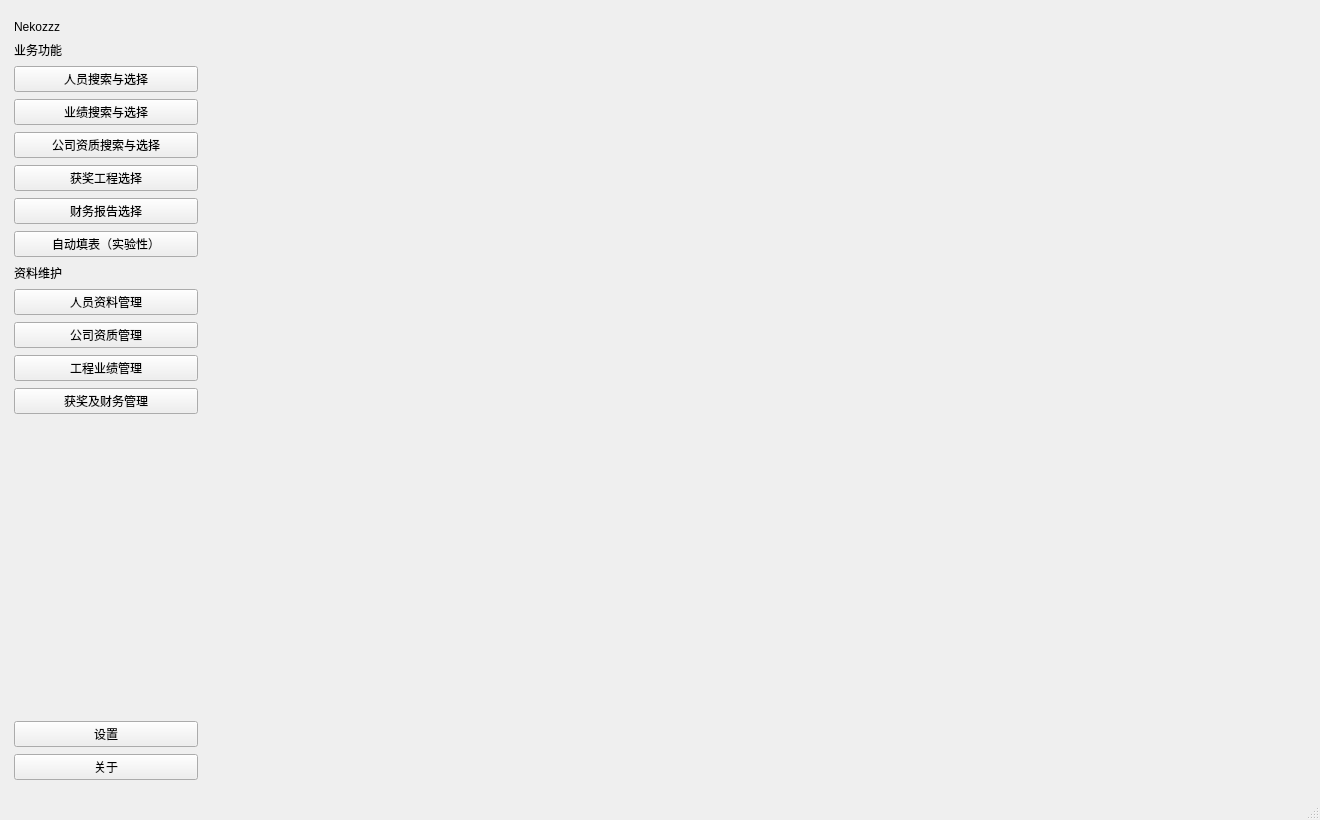
<?xml version="1.0" encoding="UTF-8"?>
<ui version="4.0">
 <class>MainWindow</class>
 <widget class="QMainWindow" name="MainWindow">
  <property name="geometry"><rect><x>0</x><y>0</y><width>1320</width><height>820</height></rect></property>
  <property name="windowTitle"><string>Nekozzz · 投标资料工作台</string></property>
  <widget class="QWidget" name="centralwidget">
   <layout class="QHBoxLayout" name="horizontalLayout">
    <property name="spacing"><number>0</number></property>
    <property name="leftMargin"><number>0</number></property>
    <property name="topMargin"><number>0</number></property>
    <property name="rightMargin"><number>0</number></property>
    <property name="bottomMargin"><number>0</number></property>
    <item><widget class="QFrame" name="navigation">
     <property name="minimumSize"><size><width>212</width><height>0</height></size></property>
     <property name="maximumSize"><size><width>212</width><height>16777215</height></size></property>
     <layout class="QVBoxLayout" name="navLayout">
      <property name="leftMargin"><number>14</number></property>
      <property name="topMargin"><number>20</number></property>
      <property name="rightMargin"><number>14</number></property>
      <property name="bottomMargin"><number>18</number></property>
      <property name="spacing"><number>7</number></property>
      <item><widget class="QLabel" name="brand"><property name="text"><string>Nekozzz</string></property></widget></item>
      <item><widget class="QLabel" name="businessGroup"><property name="text"><string>业务功能</string></property></widget></item>
      <item><widget class="QPushButton" name="navPersonSearch"><property name="text"><string>人员搜索与选择</string></property></widget></item>
      <item><widget class="QPushButton" name="navProjectSearch"><property name="text"><string>业绩搜索与选择</string></property></widget></item>
      <item><widget class="QPushButton" name="navQualSearch"><property name="text"><string>公司资质搜索与选择</string></property></widget></item>
      <item><widget class="QPushButton" name="navAwardSearch"><property name="text"><string>获奖工程选择</string></property></widget></item>
      <item><widget class="QPushButton" name="navFinanceSearch"><property name="text"><string>财务报告选择</string></property></widget></item>
      <item><widget class="QPushButton" name="navPersonAutoFill"><property name="text"><string>自动填表（实验性）</string></property></widget></item>
      <item><widget class="QLabel" name="maintenanceGroup"><property name="text"><string>资料维护</string></property></widget></item>
      <item><widget class="QPushButton" name="navPersonManage"><property name="text"><string>人员资料管理</string></property></widget></item>
      <item><widget class="QPushButton" name="navQualManage"><property name="text"><string>公司资质管理</string></property></widget></item>
      <item><widget class="QPushButton" name="navProjectManage"><property name="text"><string>工程业绩管理</string></property></widget></item>
      <item><widget class="QPushButton" name="navAwardFinanceManage"><property name="text"><string>获奖及财务管理</string></property></widget></item>
      <item><spacer name="navSpacer"><property name="orientation"><enum>Qt::Vertical</enum></property><property name="sizeHint"><size><width>20</width><height>40</height></size></property></spacer></item>
      <item><widget class="QPushButton" name="navSettings"><property name="text"><string>设置</string></property></widget></item>
      <item><widget class="QPushButton" name="navAbout"><property name="text"><string>关于</string></property></widget></item>
     </layout>
    </widget></item>
    <item><widget class="QStackedWidget" name="workspace"/></item>
   </layout>
  </widget>
  <widget class="QStatusBar" name="statusbar"/>
 </widget>
 <resources/>
 <connections/>
</ui>
